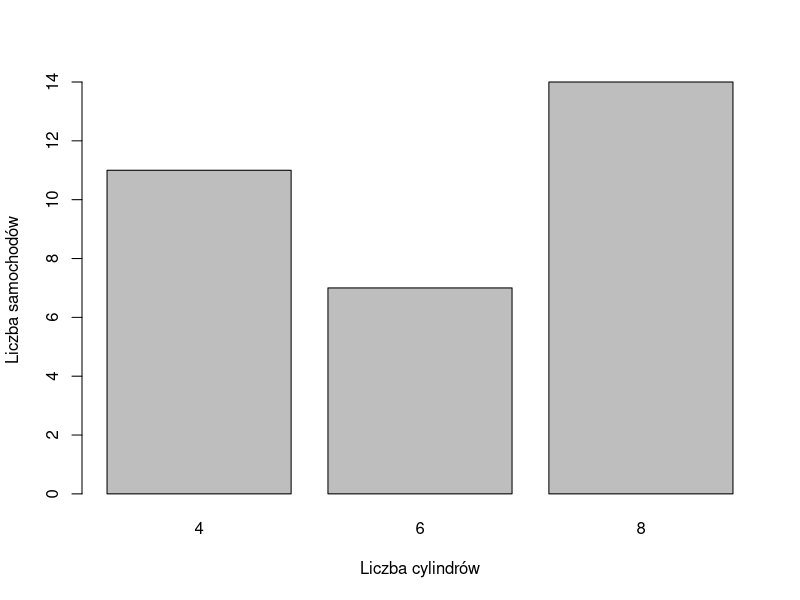
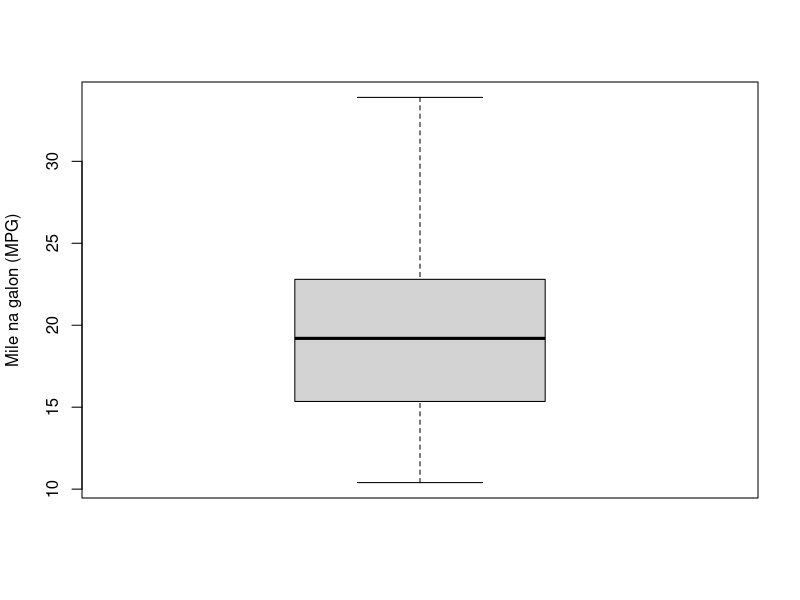
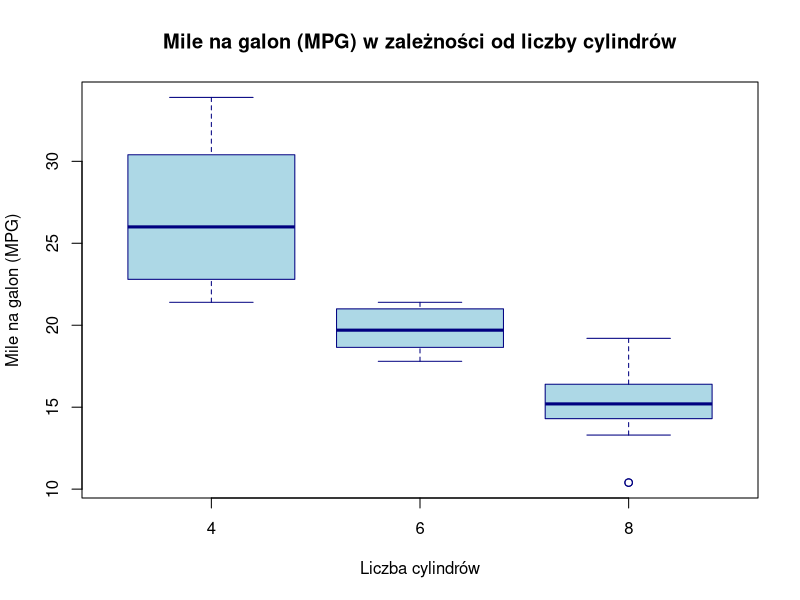
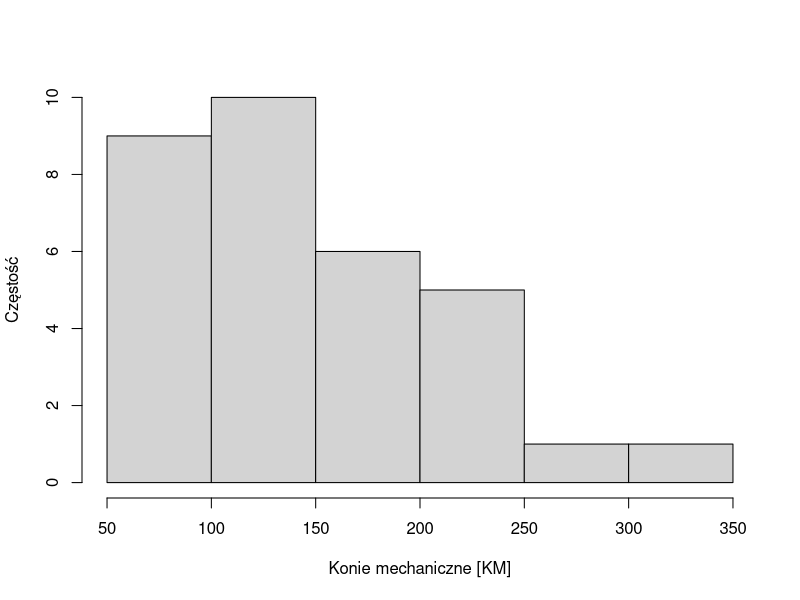
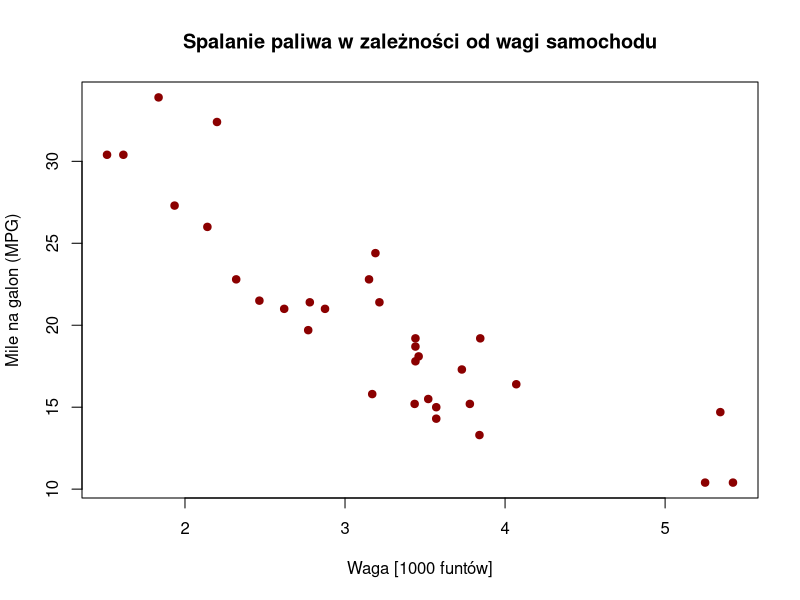
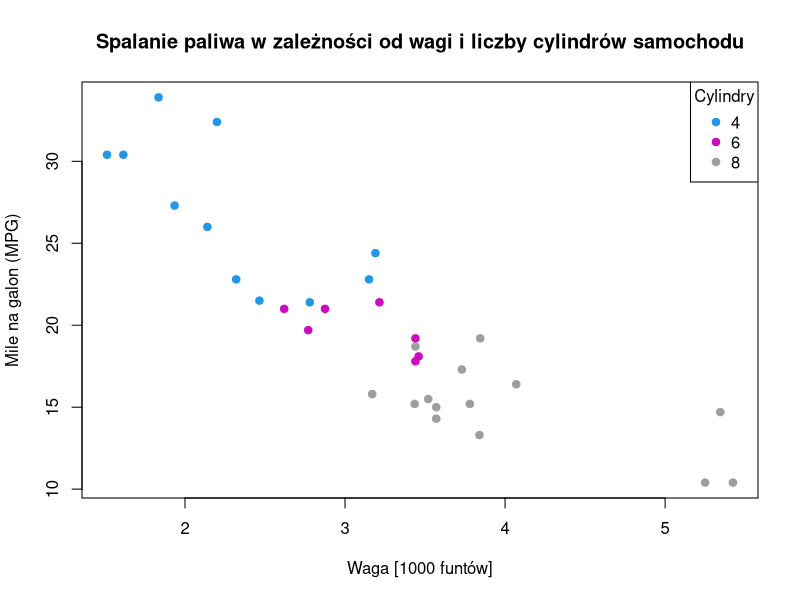

Write the R code that produced these figures, in order.
## ---- chunk 1
x = 10           # liczba
imie = "Tomek"   # tekst
## ---- chunk 2
x
print(imie)
## ---- chunk 3
typeof(10.1)
typeof(10)
typeof("Tomek")
typeof(TRUE)
## ---- chunk 4
typeof(10L)
## ---- chunk 5
# stworzenie wektora
vec = c(1, 2, 3, 4, 5)
vec
## ---- chunk 6
vec = c("a", "b", "c", "d", "e")
vec
## ---- chunk 7
# selekcja poprzez indeks
vec[3]
vec[1:3]
vec[-5]
## ---- chunk 8
fct = factor(c("Drzewo", "Skała", "Budynek", "Drzewo", "Drzewo"))

length(fct)  # liczba wszystkich elementów w wektorze
nlevels(fct) # liczba kategorii
levels(fct)  # wyświetl kategorie
## ---- chunk 9
mat = matrix(1:9, ncol = 3)
mat
## ---- chunk 10
# selekcja pierwszego wiersza
mat[1, ]

# selekcja pierwszej kolumny
mat[, 1]
## ---- chunk 11
lst = list(imie = "Ania", wiek = 25, oceny = c(4, 4, 5), czy_student = TRUE)
lst
## ---- chunk 12
lst$imie

lst["oceny"]   # zwrócona jest lista

lst[["oceny"]] # zwrócony jest wektor
## ---- chunk 13
lst = list(
  osoba1 = list(imie = "Ania", wiek = 25),
  osoba2 = list(imie = "Andrzej", wiek = 30)
)

lst$osoba1$wiek # wiek pierwszej osoby
## ---- chunk 14
df = data.frame(
  imie = c("Ania", "Andrzej"), 
  wiek = c(25, 30),
  miasto = c("Warszawa", "Kraków")
)
df
## ---- chunk 15
df$imie

df$imie[1]

df[1, 1]

df[df$wiek == 25, "imie"]
## ---- chunk 16
a = 10
b = 3
## ---- chunk 17
a + b
a - b
a * b
a / b
a %% b
a ^ b
## ---- chunk 18
a = 10
b = 3
## ---- chunk 19
a == b
a != b
a < b
a > b
## ---- chunk 20
vec = c(1, 2, 3, 4, 5)
vec

# zwraca wartość logiczną dla każdego elementu
vec >= 3

# zwraca tylko te elementy, które spełniają warunek
vec[vec >= 3]
## ---- chunk 21
a = 10
a > 0 & a < 100
## ---- chunk 22
TRUE & FALSE
TRUE | FALSE
## ---- chunk 23
# wylosuj 5 liczb z zakresu od 1 do 10
sample(1:10, size = 5)

# stwórz sekwencję liczb od 1 do 10
seq(1, 10, by = 1)

# wylosuj 5 liczb (rozkład normalny)
rnorm(5)

# wylosuj 5 liczb (rozkład jednostajny)
runif(5)

# powtórz cały wektor 3 razy
rep(c(1, 2), times = 3)

# powtórz każdy element 3 razy
rep(c(1, 2), each = 3)

# odwróć kolejność
rev(c("a", "b", "c"))

# sortuj elementy wektora
sort(c(4, 1, 3, 2), decreasing = FALSE)

# zaokrąglij liczbę do części setnej
round(1.1833, digits = 2)
## ---- chunk 24
# wczytanie danych do sesji
mtcars = mtcars

# struktura danych
str(mtcars)
## ---- chunk 25
# zlicz wystąpienia dla każdego cylindra (grupy)
cyl_counts = table(mtcars$cyl)
cyl_counts
## ---- chunk 26
barplot(cyl_counts, xlab = "Liczba cylindrów", ylab = "Liczba samochodów")
## ---- chunk 27
boxplot(mtcars$mpg, ylab = "Mile na galon (MPG)")
## ---- chunk 28
boxplot(mpg ~ cyl, data = mtcars,
        main = "Mile na galon (MPG) w zależności od liczby cylindrów",
        xlab = "Liczba cylindrów",
        ylab = "Mile na galon (MPG)",
        col = "lightblue",
        border = "navy")
## ---- chunk 29
hist(mtcars$hp, xlab = "Konie mechaniczne [KM]", ylab = "Częstość", main = NULL)
## ---- chunk 30
plot(mtcars$wt, mtcars$mpg, 
     main = "Spalanie paliwa w zależności od wagi samochodu",
     xlab = "Waga [1000 funtów]",
     ylab = "Mile na galon (MPG)",
     pch = 19, # kształt punktu
     col = "darkred")
## ---- chunk 31
plot(mtcars$wt, mtcars$mpg, 
     main = "Spalanie paliwa w zależności od wagi i liczby cylindrów samochodu",
     xlab = "Waga [1000 funtów]",
     ylab = "Mile na galon (MPG)",
     pch = 19,
     col = mtcars$cyl)

legend("topright",
       legend = sort(unique(mtcars$cyl)),
       col = sort(unique(mtcars$cyl)),
       pch = 19,
       title = "Cylindry")
